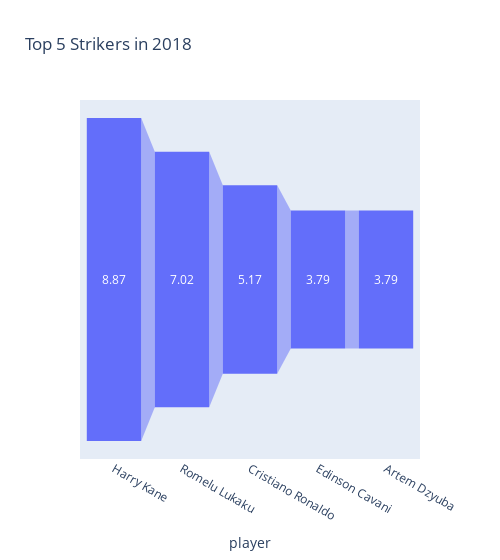
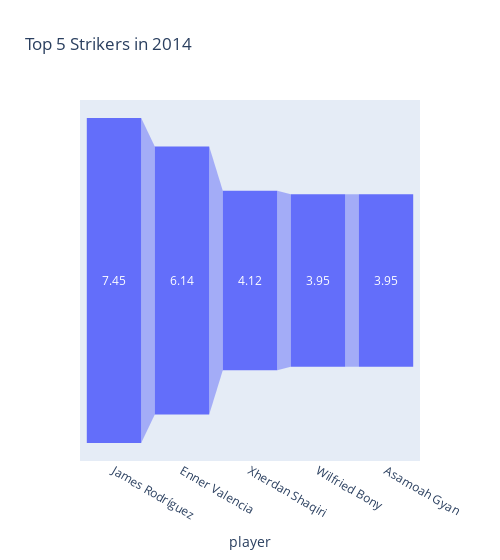
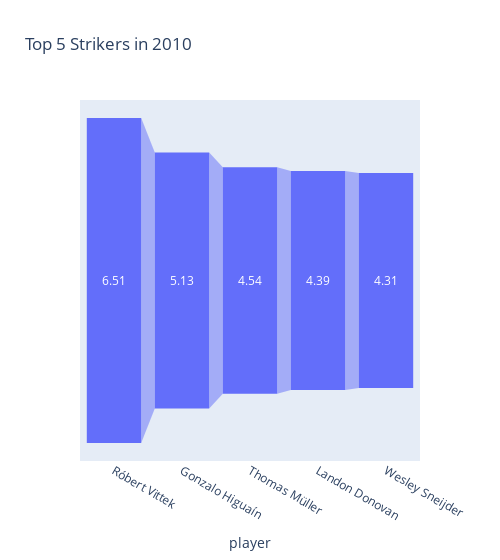
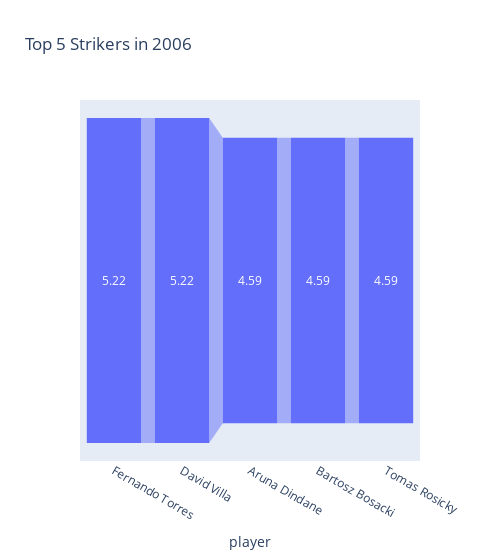

Here is the notebook cell these charts were saved with, in order:
### Code cell
season_group = df.groupby('season')
for season in df.season.unique().tolist():
    sdf = season_group.get_group(season)
    player_df = sdf.sort_values(by='goals', ascending=False).head()[['player', 'goals']]
    fig = px.funnel(player_df, 'player','goals', title=f'Top 5 Strikers in {season}',width=500)
    fig.show()

### Figure 1 — Plotly figure (JSON) as saved in the notebook; plotly's stock layout.template omitted (floating-point values rounded to 4 significant figures)
{"data": [{"hovertemplate": "player=%{x}<br>goals=%{y}<extra></extra>", "legendgroup": "", "marker": {"color": "#636efa"}, "name": "", "orientation": "v", "showlegend": false, "type": "funnel", "x": ["Harry Kane", "Romelu Lukaku", "Cristiano Ronaldo", "Edinson Cavani", "Artem Dzyuba"], "xaxis": "x", "y": [8.87, 7.02, 5.17, 3.79, 3.79], "yaxis": "y"}], "layout": {"legend": {"tracegroupgap": 0}, "title": {"text": "Top 5 Strikers in 2018"}, "width": 500, "xaxis": {"anchor": "y", "domain": [0, 1], "title": {"text": "player"}}, "yaxis": {"anchor": "x", "domain": [0, 1], "title": {"text": "goals"}}}}

### Figure 2 — Plotly figure (JSON) as saved in the notebook; plotly's stock layout.template omitted (floating-point values rounded to 4 significant figures)
{"data": [{"hovertemplate": "player=%{x}<br>goals=%{y}<extra></extra>", "legendgroup": "", "marker": {"color": "#636efa"}, "name": "", "orientation": "v", "showlegend": false, "type": "funnel", "x": ["James Rodríguez", "Enner Valencia", "Xherdan Shaqiri", "Wilfried Bony", "Asamoah Gyan"], "xaxis": "x", "y": [7.45, 6.14, 4.12, 3.95, 3.95], "yaxis": "y"}], "layout": {"legend": {"tracegroupgap": 0}, "title": {"text": "Top 5 Strikers in 2014"}, "width": 500, "xaxis": {"anchor": "y", "domain": [0, 1], "title": {"text": "player"}}, "yaxis": {"anchor": "x", "domain": [0, 1], "title": {"text": "goals"}}}}

### Figure 3 — Plotly figure (JSON) as saved in the notebook; plotly's stock layout.template omitted (floating-point values rounded to 4 significant figures)
{"data": [{"hovertemplate": "player=%{x}<br>goals=%{y}<extra></extra>", "legendgroup": "", "marker": {"color": "#636efa"}, "name": "", "orientation": "v", "showlegend": false, "type": "funnel", "x": ["Róbert Vittek", "Gonzalo Higuaín", "Thomas Müller", "Landon Donovan", "Wesley Sneijder"], "xaxis": "x", "y": [6.51, 5.13, 4.54, 4.39, 4.31], "yaxis": "y"}], "layout": {"legend": {"tracegroupgap": 0}, "title": {"text": "Top 5 Strikers in 2010"}, "width": 500, "xaxis": {"anchor": "y", "domain": [0, 1], "title": {"text": "player"}}, "yaxis": {"anchor": "x", "domain": [0, 1], "title": {"text": "goals"}}}}

### Figure 4 — Plotly figure (JSON) as saved in the notebook; plotly's stock layout.template omitted (floating-point values rounded to 4 significant figures)
{"data": [{"hovertemplate": "player=%{x}<br>goals=%{y}<extra></extra>", "legendgroup": "", "marker": {"color": "#636efa"}, "name": "", "orientation": "v", "showlegend": false, "type": "funnel", "x": ["Fernando Torres", "David Villa", "Aruna Dindane", "Bartosz Bosacki", "Tomas Rosicky"], "xaxis": "x", "y": [5.22, 5.22, 4.59, 4.59, 4.59], "yaxis": "y"}], "layout": {"legend": {"tracegroupgap": 0}, "title": {"text": "Top 5 Strikers in 2006"}, "width": 500, "xaxis": {"anchor": "y", "domain": [0, 1], "title": {"text": "player"}}, "yaxis": {"anchor": "x", "domain": [0, 1], "title": {"text": "goals"}}}}
